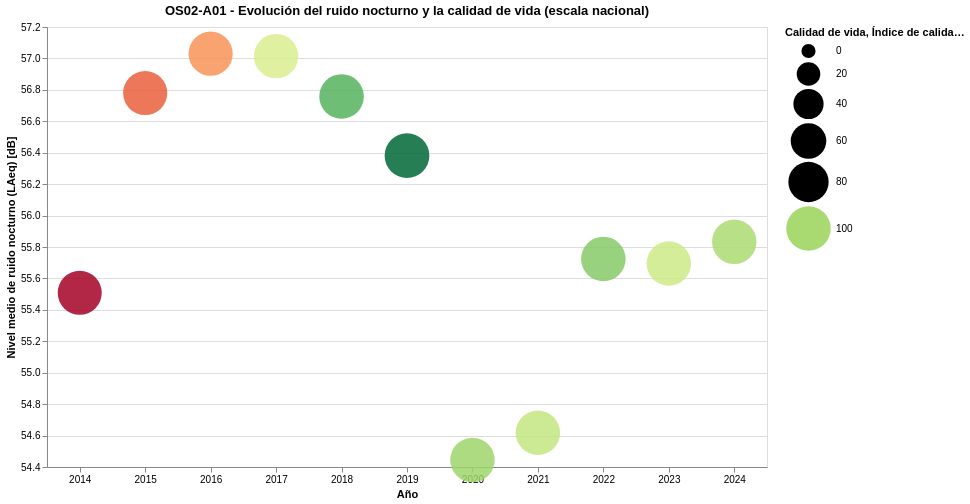

Notebook source saved alongside this figure:
### Code cell
# Visualización OS02‑A01 (Scatter plot)
# X → Exposición al ruido (LAeq nocturno medio anual)
# Y → Índice de calidad de vida nacional
# Punto → un año
# Tooltip → año + valores exactos

# Calcular explícitamente el rango del índice de calidad de vida
min_cv = df_os02_a01["indice_calidad_vida"].min()
max_cv = df_os02_a01["indice_calidad_vida"].max()

scatter_os02_a01_time_color = (
    alt.Chart(df_os02_a01)
    .mark_circle(opacity=0.85)
    .encode(
        x=alt.X("año:O", title="Año", axis=alt.Axis(labelAngle=0)),
        y=alt.Y("laeq_nocturno:Q", title="Nivel medio de ruido nocturno (LAeq) [dB]", scale=alt.Scale(zero=False)),
        size=alt.Size("indice_calidad_vida:Q", title="Índice de calidad de vida", scale=alt.Scale(range=[200, 2000])),
        color=alt.Color("indice_calidad_vida:Q", title="Índice de calidad de vida", scale=alt.Scale(scheme="redyellowgreen",
                domain=[min_cv, max_cv]  # ⬅ control explícito
            ),
            legend=alt.Legend(title="Calidad de vida", orient="right")
        ),
        tooltip=[
            alt.Tooltip("año:O", title="Año"),
            alt.Tooltip("laeq_nocturno:Q", title="LAeq nocturno [dB]", format=".2f"),
            alt.Tooltip("indice_calidad_vida:Q", title="Índice de calidad de vida", format=".2f")
        ]
    )
    .properties(
        width=720, height=440,
        title="OS02-A01 - Evolución del ruido nocturno y la calidad de vida (escala nacional)"
    )
)

scatter_os02_a01_time_color

### Figure 1 — Vega-Lite specification as saved in the notebook (floating-point values rounded to 4 significant figures)
{"$schema": "https://vega.github.io/schema/vega-lite/v5.20.1.json", "config": {"view": {"continuousHeight": 300, "continuousWidth": 300}}, "data": {"name": "data-73e2a0bd366b6eb75b162ec67b28aa49"}, "datasets": {"data-73e2a0bd366b6eb75b162ec67b28aa49": [{"año": 2014, "indice_calidad_vida": 97.67, "laeq_nocturno": 55.51}, {"año": 2015, "indice_calidad_vida": 98.26, "laeq_nocturno": 56.78}, {"año": 2016, "indice_calidad_vida": 98.55, "laeq_nocturno": 57.03}, {"año": 2017, "indice_calidad_vida": 99.67, "laeq_nocturno": 57.01}, {"año": 2018, "indice_calidad_vida": 100.4, "laeq_nocturno": 56.76}, {"año": 2019, "indice_calidad_vida": 101.0, "laeq_nocturno": 56.38}, {"año": 2020, "indice_calidad_vida": 100.1, "laeq_nocturno": 54.44}, {"año": 2021, "indice_calidad_vida": 99.82, "laeq_nocturno": 54.62}, {"año": 2022, "indice_calidad_vida": 100.2, "laeq_nocturno": 55.72}, {"año": 2023, "indice_calidad_vida": 99.76, "laeq_nocturno": 55.69}, {"año": 2024, "indice_calidad_vida": 99.98, "laeq_nocturno": 55.83}]}, "encoding": {"color": {"field": "indice_calidad_vida", "legend": {"orient": "right", "title": "Calidad de vida"}, "scale": {"domain": [97.67, 101.0], "scheme": "redyellowgreen"}, "title": "Índice de calidad de vida", "type": "quantitative"}, "size": {"field": "indice_calidad_vida", "scale": {"range": [200, 2000]}, "title": "Índice de calidad de vida", "type": "quantitative"}, "tooltip": [{"field": "año", "title": "Año", "type": "ordinal"}, {"field": "laeq_nocturno", "format": ".2f", "title": "LAeq nocturno [dB]", "type": "quantitative"}, {"field": "indice_calidad_vida", "format": ".2f", "title": "Índice de calidad de vida", "type": "quantitative"}], "x": {"axis": {"labelAngle": 0}, "field": "año", "title": "Año", "type": "ordinal"}, "y": {"field": "laeq_nocturno", "scale": {"zero": false}, "title": "Nivel medio de ruido nocturno (LAeq) [dB]", "type": "quantitative"}}, "height": 440, "mark": {"opacity": 0.85, "type": "circle"}, "title": "OS02-A01 - Evolución del ruido nocturno y la calidad de vida (escala nacional)", "width": 720}
